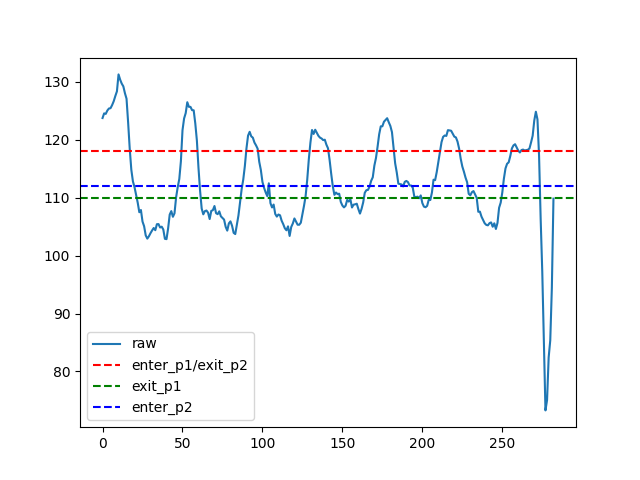

Generate this figure with Python:
import sys
import numpy as np
from pathlib import Path
sys.path.append(str(Path.cwd()))
from tests.unit.test_bulgarian_squat_realtime_count_overlay import P1P2RealtimeCounter, _extract_metric_values, _load_json

config = _load_json(Path("config/action_configs/bulgarian_squat_trained.json"))
split = _load_json(Path("data/datasets/bulgarian_squat_v1.0_split.json"))
video_path = split["test"][0]["video_path"]

count_layer = {
    "control_metric": "knee_flexion",
    "polarity": "peak_to_valley_to_peak",  
    "thresholds": {
        "enter_p1": 118.0,   
        "exit_p1": 110.0,     
        "enter_p2": 112.0,   
        "exit_p2": 118.0     
    },
    "timing": config.get("count_layer", {}).get("timing", {})
}

_, values = _extract_metric_values(video_path, "knee_flexion")
counter = P1P2RealtimeCounter(count_layer, fps=30)

print("Checking video max and min values:")
print(f"Max: {np.nanmax(values):.2f}, Min: {np.nanmin(values):.2f}")
print("Values around start:")
print(values[:10])

phase_min = 1000.0
phase_max = -1000.0

last_phase = counter.phase
for i, v in enumerate(values):
    c, p = counter.update(v, i)
    if counter.ema_value is not None:
        phase_min = min(phase_min, counter.ema_value)
        phase_max = max(phase_max, counter.ema_value)
        
    if p != last_phase:
        print(f"Frame {i:3d}: phase={last_phase}->{p}, reached_peak={counter.reached_peak}, count={c}, phase_min={phase_min:.2f}, phase_max={phase_max:.2f}")
        last_phase = p
        phase_min = 1000.0
        phase_max = -1000.0


        
import matplotlib.pyplot as plt
plt.plot(values, label='raw')
plt.axhline(118, color='r', linestyle='--', label='enter_p1/exit_p2')
plt.axhline(110, color='g', linestyle='--', label='exit_p1')
plt.axhline(112, color='b', linestyle='--', label='enter_p2')
plt.legend()
plt.savefig('debug_bs_knee.png')
print("Saved debug_bs_knee.png")
